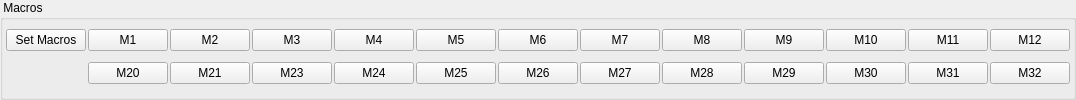
     <widget class="QGroupBox" name="gbUART_MacroRun">
      <property name="sizePolicy">
       <sizepolicy hsizetype="Preferred" vsizetype="Minimum">
        <horstretch>0</horstretch>
        <verstretch>0</verstretch>
       </sizepolicy>
      </property>
      <property name="title">
       <string> Macros </string>
      </property>
      <layout class="QGridLayout" name="gridLayout_13">
       <property name="leftMargin">
        <number>3</number>
       </property>
       <property name="topMargin">
        <number>0</number>
       </property>
       <property name="rightMargin">
        <number>3</number>
       </property>
       <property name="bottomMargin">
        <number>2</number>
       </property>
       <property name="spacing">
        <number>2</number>
       </property>
       <item row="0" column="0">
        <widget class="QPushButton" name="pbMacrosSettings">
         <property name="text">
          <string>Set Macros</string>
         </property>
        </widget>
       </item>
       <item row="0" column="1">
        <widget class="QPushButton" name="pbMacroRun_M1">
         <property name="text">
          <string>M1</string>
         </property>
        </widget>
       </item>
       <item row="0" column="2">
        <widget class="QPushButton" name="pbMacroRun_M2">
         <property name="text">
          <string>M2</string>
         </property>
        </widget>
       </item>
       <item row="0" column="3">
        <widget class="QPushButton" name="pbMacroRun_M3">
         <property name="text">
          <string>M3</string>
         </property>
        </widget>
       </item>
       <item row="0" column="4">
        <widget class="QPushButton" name="pbMacroRun_M4">
         <property name="text">
          <string>M4</string>
         </property>
        </widget>
       </item>
       <item row="0" column="5">
        <widget class="QPushButton" name="pbMacroRun_M5">
         <property name="text">
          <string>M5</string>
         </property>
        </widget>
       </item>
       <item row="0" column="6">
        <widget class="QPushButton" name="pbMacroRun_M6">
         <property name="text">
          <string>M6</string>
         </property>
        </widget>
       </item>
       <item row="0" column="7">
        <widget class="QPushButton" name="pbMacroRun_M7">
         <property name="text">
          <string>M7</string>
         </property>
        </widget>
       </item>
       <item row="0" column="8">
        <widget class="QPushButton" name="pbMacroRun_M8">
         <property name="text">
          <string>M8</string>
         </property>
        </widget>
       </item>
       <item row="0" column="9">
        <widget class="QPushButton" name="pbMacroRun_M9">
         <property name="text">
          <string>M9</string>
         </property>
        </widget>
       </item>
       <item row="0" column="10">
        <widget class="QPushButton" name="pbMacroRun_M10">
         <property name="text">
          <string>M10</string>
         </property>
        </widget>
       </item>
       <item row="0" column="11">
        <widget class="QPushButton" name="pbMacroRun_M11">
         <property name="text">
          <string>M11</string>
         </property>
        </widget>
       </item>
       <item row="0" column="12">
        <widget class="QPushButton" name="pbMacroRun_M12">
         <property name="text">
          <string>M12</string>
         </property>
        </widget>
       </item>
       <item row="1" column="1">
        <widget class="QPushButton" name="pbMacroRun_M20">
         <property name="text">
          <string>M20</string>
         </property>
        </widget>
       </item>
       <item row="1" column="2">
        <widget class="QPushButton" name="pbMacroRun_M21">
         <property name="text">
          <string>M21</string>
         </property>
        </widget>
       </item>
       <item row="1" column="3">
        <widget class="QPushButton" name="pbMacroRun_M23">
         <property name="text">
          <string>M23</string>
         </property>
        </widget>
       </item>
       <item row="1" column="4">
        <widget class="QPushButton" name="pbMacroRun_M24">
         <property name="text">
          <string>M24</string>
         </property>
        </widget>
       </item>
       <item row="1" column="5">
        <widget class="QPushButton" name="pbMacroRun_M25">
         <property name="text">
          <string>M25</string>
         </property>
        </widget>
       </item>
       <item row="1" column="6">
        <widget class="QPushButton" name="pbMacroRun_M26">
         <property name="text">
          <string>M26</string>
         </property>
        </widget>
       </item>
       <item row="1" column="7">
        <widget class="QPushButton" name="pbMacroRun_M27">
         <property name="text">
          <string>M27</string>
         </property>
        </widget>
       </item>
       <item row="1" column="8">
        <widget class="QPushButton" name="pbMacroRun_M28">
         <property name="text">
          <string>M28</string>
         </property>
        </widget>
       </item>
       <item row="1" column="9">
        <widget class="QPushButton" name="pbMacroRun_M29">
         <property name="text">
          <string>M29</string>
         </property>
        </widget>
       </item>
       <item row="1" column="10">
        <widget class="QPushButton" name="pbMacroRun_M30">
         <property name="text">
          <string>M30</string>
         </property>
        </widget>
       </item>
       <item row="1" column="11">
        <widget class="QPushButton" name="pbMacroRun_M31">
         <property name="text">
          <string>M31</string>
         </property>
        </widget>
       </item>
       <item row="1" column="12">
        <widget class="QPushButton" name="pbMacroRun_M32">
         <property name="text">
          <string>M32</string>
         </property>
        </widget>
       </item>
      </layout>
     </widget>
